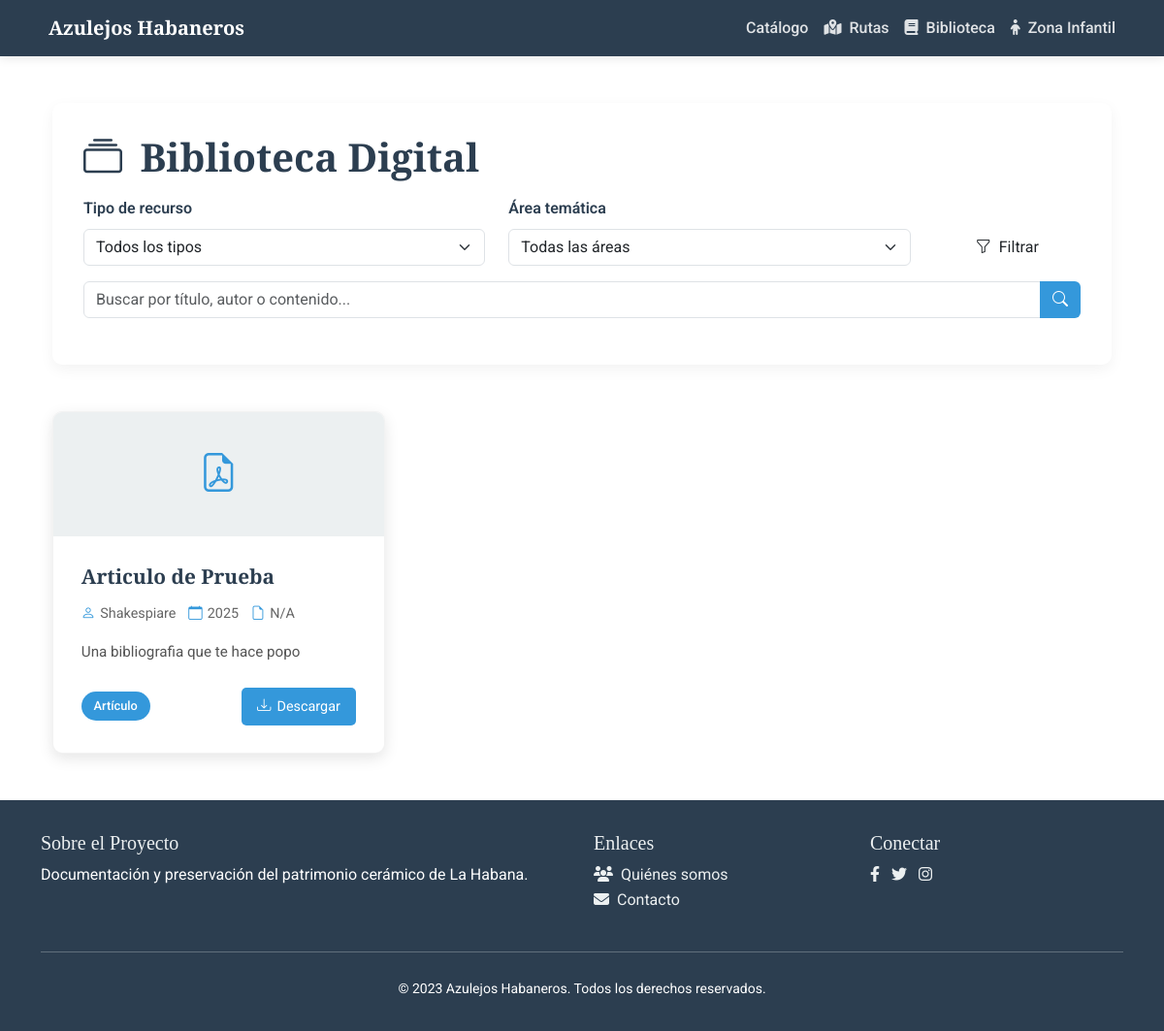
/librery, run on an earlier commit of the app's database.
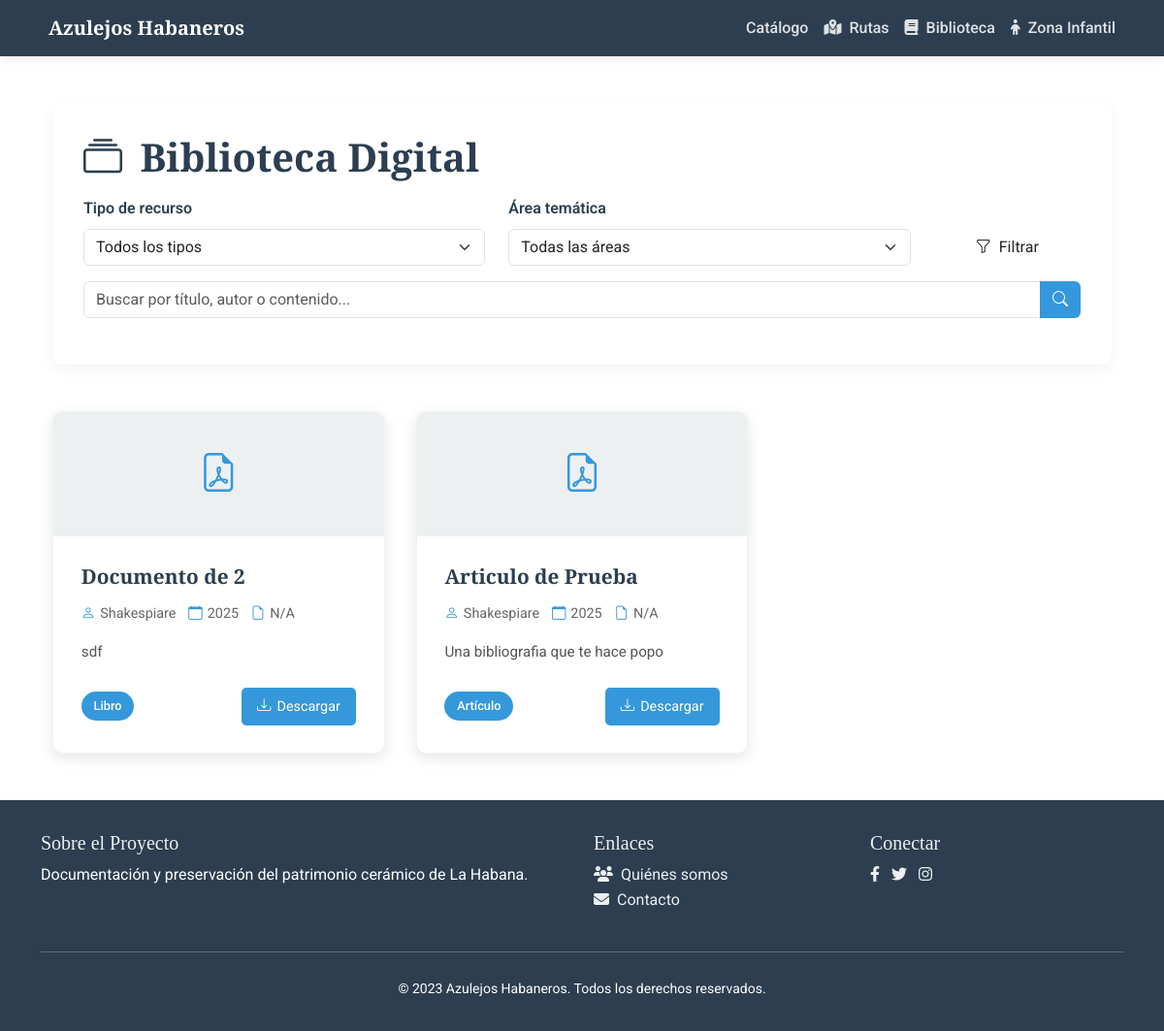
And on a later commit of the database.
### client/models.py (models this page shows, shortened)
class RecursoBibliografico(models.Model):
    TIPO_CHOICES = [
        ('LIB', _('Libro')),
        ('ART', _('Artículo')),
        ('TES', _('Tesis')),
        ('DOC', _('Documento')),
        ('VID', _('Video')),
        ('IMG', _('Imagen')),
        ('AUD', _('Audio')),
        ('OTR', _('Otro')),
    ]
    AREA_CHOICES = [
        ('HIS', _('Historia')),
        ('TEC', _('Técnica')),
        ('RES', _('Restauración')),
        ('ART', _('Artístico')),
        ('ARQ', _('Arquitectónico')),
        ('SOC', _('Social')),
        ('CUL', _('Cultural')),
    ]
    titulo = models.CharField(_('Título'), max_length=200)
    autor = models.CharField(_('Autor(es)'), max_length=200)
    descripcion = models.TextField(_('Descripción'))
    archivo = models.FileField(
        _('Archivo'),
        upload_to='client/static/documents/',
        validators=[FileExtensionValidator(
            allowed_extensions=['pdf', 'doc', 'docx', 'jpg', 'jpeg', 'png', 'mp4', 'avi', 'mov', 'mp3']
        )]
    )
    tipo = models.CharField(_('Tipo'), max_length=3, choices=TIPO_CHOICES, blank=True)
    area = models.CharField(_('Área temática'), max_length=3, choices=AREA_CHOICES, blank=True)
    fecha_publicacion = models.DateField(_('Fecha de publicación'), blank=True, null=True)
    fecha_subida = models.DateTimeField(_('Fecha de subida'), auto_now_add=True)
    isbn = models.CharField(_('ISBN'), max_length=20, blank=True)
    slug = models.SlugField(max_length=255, unique=True, blank=True)
    vista_previa = models.ImageField(_('Vista previa'), upload_to='client/static/documents/previews/', blank=True, null=True)
    class Meta:
        verbose_name = _('Recurso bibliográfico')
        verbose_name_plural = _('Recursos bibliográficos')
        ordering = ['-fecha_subida']
    def get_extension(self):
        name, extension = os.path.splitext(self.archivo.name)
        return extension[1:].upper()  # Quita el punto y convierte a mayúsculas
    def get_icon_class(self):
        extension = self.get_extension().lower()
        if extension in ['pdf']:
            return 'bi bi-file-earmark-pdf'
        elif extension in ['doc', 'docx']:
            return 'bi bi-file-earmark-word'
        elif extension in ['jpg', 'jpeg', 'png']:
            return 'bi bi-file-image'
        elif extension in ['mp4', 'avi', 'mov']:
            return 'bi bi-file-play'
        elif extension in ['mp3']:
            return 'bi bi-file-music'
        else:
            return 'bi bi-file-earmark'
    def get_file_size(self):
        try:
            size_bytes = self.archivo.size
            size_mb = size_bytes / (1024 * 1024)
            return f"{size_mb:.2f} MB"
        except:
            return "N/A"

### client/views.py (the view)
# urls.py: path('librery', views.see_librery),
def see_librery(req):
    tipo = req.GET.get('tipo')
    area = req.GET.get('area')
    busqueda = req.GET.get('q')
    recursos = RecursoBibliografico.objects.all()
    if tipo:
        recursos = recursos.filter(tipo=tipo)
    if area:
        recursos = recursos.filter(area=area)
    if busqueda:
        recursos = recursos.filter(
            models.Q(titulo__icontains=busqueda) |
            models.Q(autor__icontains=busqueda) |
            models.Q(descripcion__icontains=busqueda)
        )
    for recurso in recursos:
        recurso.archivo = str(recurso.archivo).replace('client/static/', '')
        recurso.vista_previa = str(recurso.vista_previa).replace('client/static/', '')
    paginator = Paginator(recursos, 6)
    page_number = req.GET.get('page')
    page_obj = paginator.get_page(page_number)
    context = {
        'page_obj': page_obj,
        'tipos': RecursoBibliografico.TIPO_CHOICES,
        'areas': RecursoBibliografico.AREA_CHOICES,
        'filtro_tipo': tipo,
        'filtro_area': area,
        'busqueda': busqueda or '',
    }
    return render(req, 'bibliografia.html', context)

### client/templates/bibliografia.html (shortened to what this page needs)
{% extends "templ.html" %}
{% block content %}
{% load static %}
<div class="container my-5">
    <div class="filter-section">
        <h1 class="library-title"><i class="bi bi-collection me-2"></i> Biblioteca Digital</h1>
        <form method="get">
            <div class="row">
                <div class="col-lg-5 mb-3">
                    <label for="tipo" class="form-label">Tipo de recurso</label>
                    <select name="tipo" id="tipo" class="form-select">
                        <option value="">Todos los tipos</option>
                    </select>
                </div>
                <div class="col-lg-5 mb-3">
                    <label for="area" class="form-label">Área temática</label>
                    <select name="area" id="area" class="form-select">
                        <option value="">Todas las áreas</option>
                    </select>
                </div>
                <div class="col-lg-2 mb-3 d-flex align-items-end">
                    <button type="submit" class="btn btn-grid w-100">
                        <i class="bi bi-funnel me-1"></i> Filtrar
                    </button>
                </div>
            </div>
            <div class="row">
                <div class="col-12 mb-3">
                    <div class="input-group">
                        <input type="text" name="q" class="form-control" placeholder="Buscar por título, autor o contenido..." value="{{ busqueda }}">
                        <button class="btn search-icon" type="submit">
                            <i class="bi bi-search"></i>
                        </button>
                    </div>
                </div>
            </div>
        </form>
    </div>
    <div class="resource-grid">
        {% if page_obj.object_list %}
            {% for recurso in page_obj %}
            <div class="resource-card">
                <div class="resource-icon">
                    <i class="{{ recurso.get_icon_class }}"></i>
                </div>
                <div class="resource-info">
                    <h3 class="resource-title">{{ recurso.titulo }}</h3>
                    <div class="resource-meta">
                        <span class="meta-item">
                            <i class="bi bi-person"></i>
                            {{ recurso.autor|default:"Autor no especificado" }}
                        </span>
                        <span class="meta-item">
                            <i class="bi bi-calendar"></i>
                            {{ recurso.fecha_publicacion|date:"Y"|default:"Fecha no especificada" }}
                        </span>
                        <span class="meta-item">
                            <i class="bi bi-file-earmark"></i>
                            {{ recurso.get_file_size }}
                        </span>
                    </div>
                    <p class="resource-description">
                        {{ recurso.descripcion|truncatewords:25|default:"Descripción no disponible" }}
                    </p>
                    <div class="resource-footer">
                        <span class="resource-type">{{ recurso.get_tipo_display }}</span>
                        <a href="{% static "" %}{{ recurso.archivo.url }}" class="download-btn" download>
                            <i class="bi bi-download"></i> Descargar
                        </a>
                    </div>
                </div>
            </div>
            {% endfor %}
        {% endif %}
    </div>
</div>
<link rel="stylesheet" href="https://cdn.jsdelivr.net/npm/bootstrap-icons@1.10.0/font/bootstrap-icons.css">
{% endblock %}

What changed in the data, as far as the page shows it:
added RecursoBibliografico: titulo "Documento de 2", autor "Shakespiare", fecha_publicacion "2025", get_file_size "N/A", descripcion "sdf", tipo "Libro"
